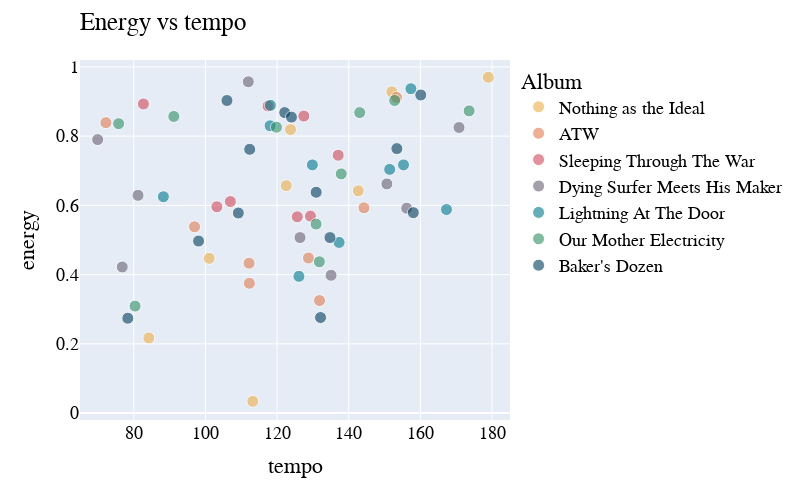

The code cell stored with this chart in its notebook:
### Markdown cell above
Here we can see again that "Dying Surfer Meets His Maker" is in general unpopular, no matter how long the tracks are. For some albums (e.g. "Nothing as the Ideal" and "Baker's Dozen") we can see that, in general, the popularity decreases with increasing duration.

I'd also like to visualize Energy/Tempo:

### Code cell
fig = px.scatter(atw, x='tempo', y='energy', color='album_name', custom_data=['name'], color_discrete_map=cpal_px, opacity=0.6)

fig.update_traces(marker=dict(size=12,
                              line=dict(width=1,
                                        color='white')),
                  selector=dict(mode='markers'))
fig.update_traces(hovertemplate='%{customdata[0]}')
fig.update_layout(
    title="Energy vs tempo",
    legend_title="Album",
    title_x=0.1, 
    width=800,
    height=500,
    font_family="ROCKABILLY",
    font_color="black",
    font_size=18,
    title_font_family="Boucherie Block",
    legend_title_font_family="Boucherie Block")
fig.update_yaxes(range=[-0.02,1.02])
fig.update_xaxes(range=[65,185])
fig.show()

### Figure 1 — Plotly figure (JSON) as saved in the notebook; plotly's stock layout.template omitted (floating-point values rounded to 4 significant figures)
{"data": [{"customdata": [["Saturnine & Iron Jaw"], ["Enemy of My Enemy"], ["Everest"], ["See You Next Fall"], ["The Children of Coyote Woman"], ["41"], ["Lights Out"], ["Rats in Ruin"]], "hovertemplate": "%{customdata[0]}", "legendgroup": "Nothing as the Ideal", "marker": {"color": "#edae49", "line": {"color": "white", "width": 1}, "opacity": 0.6, "size": 12, "symbol": "circle"}, "mode": "markers", "name": "Nothing as the Ideal", "orientation": "v", "showlegend": true, "type": "scatter", "x": [142.7, 179.0, 113.2, 122.6, 101.0, 123.8, 152.0, 84.2], "xaxis": "x", "y": [0.642, 0.97, 0.0339, 0.657, 0.447, 0.819, 0.928, 0.217], "yaxis": "y"}, {"customdata": [["Fishbelly 86 Onions"], ["Workhorse"], ["1st vs. 2nd"], ["Half-Tongue"], ["Diamond"], ["Harvest Feast"], ["HJTC"], ["Rob's Dream"]], "hovertemplate": "%{customdata[0]}", "legendgroup": "ATW", "marker": {"color": "#df7c52", "line": {"color": "white", "width": 1}, "opacity": 0.6, "size": 12, "symbol": "circle"}, "mode": "markers", "name": "ATW", "orientation": "v", "showlegend": true, "type": "scatter", "x": [72.24, 96.97, 153.3, 144.2, 112.3, 128.7, 131.8, 112.2], "xaxis": "x", "y": [0.839, 0.538, 0.912, 0.593, 0.375, 0.448, 0.325, 0.433], "yaxis": "y"}, {"customdata": [["Bulls"], ["Don't Bring Me Coffee"], ["Bruce Lee"], ["3-5-7"], ["Am I Going Up?"], ["Alabaster"], ["Cowboy Kirk"], ["Internet"]], "hovertemplate": "%{customdata[0]}", "legendgroup": "Sleeping Through The War", "marker": {"color": "#d1495b", "line": {"color": "white", "width": 1}, "opacity": 0.6, "size": 12, "symbol": "circle"}, "mode": "markers", "name": "Sleeping Through The War", "orientation": "v", "showlegend": true, "type": "scatter", "x": [103.2, 127.5, 82.71, 129.3, 107.0, 117.5, 137.1, 125.6], "xaxis": "x", "y": [0.596, 0.858, 0.893, 0.569, 0.611, 0.887, 0.745, 0.567], "yaxis": "y"}, {"customdata": [["Call Me Star"], ["El Centro"], ["Dirt Preachers"], ["This Is Where It Falls Apart"], ["Mellowing"], ["Open Passageways"], ["Instrumental 2 (Welcome To The Caveman Future)"], ["Talisman"], ["Blood And Sand / Milk And Endless Waters"]], "hovertemplate": "%{customdata[0]}", "legendgroup": "Dying Surfer Meets His Maker", "marker": {"color": "#696174", "line": {"color": "white", "width": 1}, "opacity": 0.6, "size": 12, "symbol": "circle"}, "mode": "markers", "name": "Dying Surfer Meets His Maker", "orientation": "v", "showlegend": true, "type": "scatter", "x": [76.79, 112.0, 170.8, 126.4, 135.1, 156.2, 150.6, 81.19, 69.94], "xaxis": "x", "y": [0.422, 0.957, 0.825, 0.507, 0.398, 0.592, 0.662, 0.629, 0.79], "yaxis": "y"}, {"customdata": [["Funeral For A Great Drunken Bird"], ["When God Comes Back"], ["The Marriage Of Coyote Woman"], ["Swallowed By The Sea"], ["Charles William"], ["The Death Of Coyote Woman"], ["Romany Dagger"], ["Mountain"], ["Romany Dagger (Remended)"], ["Surface-To-Air Whistle"]], "hovertemplate": "%{customdata[0]}", "legendgroup": "Lightning At The Door", "marker": {"color": "#00798c", "line": {"color": "white", "width": 1}, "opacity": 0.6, "size": 12, "symbol": "circle"}, "mode": "markers", "name": "Lightning At The Door", "orientation": "v", "showlegend": true, "type": "scatter", "x": [129.8, 157.3, 126.1, 88.27, 151.4, 167.3, 118.0, 137.3, 118.1, 155.3], "xaxis": "x", "y": [0.717, 0.937, 0.395, 0.625, 0.704, 0.588, 0.83, 0.493, 0.889, 0.717], "yaxis": "y"}, {"customdata": [["Heavy/Like a Witch"], ["The Urn"], ["Bloodhounds"], ["Guns"], ["Elk.Blood.Heart"], ["Until It Unwinds"], ["Easy"], ["Family Song for the Leaving"], ["Right Hand"], ["I Can't Even See Myself (Bonus)"]], "hovertemplate": "%{customdata[0]}", "legendgroup": "Our Mother Electricity", "marker": {"color": "#318F63", "line": {"color": "white", "width": 1}, "opacity": 0.6, "size": 12, "symbol": "circle"}, "mode": "markers", "name": "Our Mother Electricity", "orientation": "v", "showlegend": true, "type": "scatter", "x": [152.8, 119.8, 173.6, 75.79, 131.8, 143.1, 130.9, 80.36, 137.9, 91.19], "xaxis": "x", "y": [0.903, 0.826, 0.873, 0.836, 0.437, 0.868, 0.546, 0.309, 0.691, 0.857], "yaxis": "y"}, {"customdata": [["Real Hippies Are Cowboys"], ["Mama Is a Shining Star"], ["Hush, I'm on TV"], ["Holding Your Breath Across the River"], ["Tour Death Song"], ["Tiger's Pit"], ["6969 WXL THE CAGE"], ["L'hotel Serein"], ["Acid Face"], ["Slow City"], ["Silver To Rust"], ["Blacksnake Blues"], ["Fall Into Place"]], "hovertemplate": "%{customdata[0]}", "legendgroup": "Baker's Dozen", "marker": {"color": "#003d5b", "line": {"color": "white", "width": 1}, "opacity": 0.6, "size": 12, "symbol": "circle"}, "mode": "markers", "name": "Baker's Dozen", "orientation": "v", "showlegend": true, "type": "scatter", "x": [122.1, 78.34, 160.1, 98.08, 130.9, 106.0, 153.4, 158.0, 124.0, 109.2, 112.4, 134.8, 132.1], "xaxis": "x", "y": [0.868, 0.274, 0.919, 0.497, 0.638, 0.903, 0.764, 0.579, 0.855, 0.578, 0.762, 0.507, 0.276], "yaxis": "y"}], "layout": {"font": {"color": "black", "family": "ROCKABILLY", "size": 18}, "height": 500, "legend": {"title": {"font": {"family": "Boucherie Block"}, "text": "Album"}, "tracegroupgap": 0}, "margin": {"t": 60}, "title": {"font": {"family": "Boucherie Block"}, "text": "Energy vs tempo", "x": 0.1}, "width": 800, "xaxis": {"anchor": "y", "domain": [0, 1], "range": [65, 185], "title": {"text": "tempo"}, "type": "linear"}, "yaxis": {"anchor": "x", "domain": [0, 1], "range": [-0.02, 1.02], "title": {"text": "energy"}, "type": "linear"}}}
